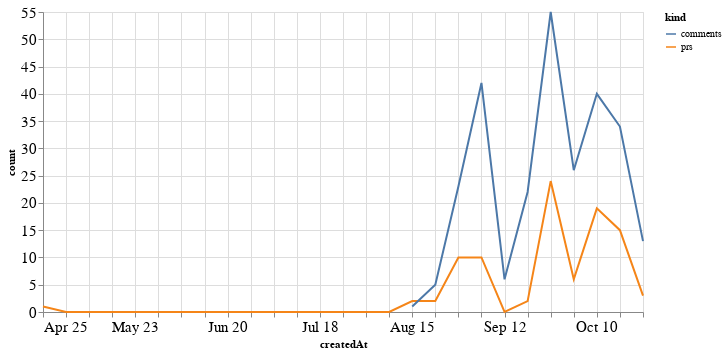

Write notebook code for a chart like this one.
### Code cell
alt.Chart(total_time, width=600).mark_line().encode(
    x='createdAt',
    y='count',
    color='kind'
)

### Figure 1 — Vega-Lite specification as saved in the notebook (floating-point values rounded to 4 significant figures)
{"config": {"axisLeft": {"labelFontSize": 15}, "axisBottom": {"labelFontSize": 15}}, "data": {"name": "data-63cd91bcf2f0671a3e21083aadc12cf5"}, "mark": "line", "encoding": {"color": {"type": "nominal", "field": "kind"}, "x": {"type": "temporal", "field": "createdAt"}, "y": {"type": "quantitative", "field": "count"}}, "width": 600, "$schema": "https://vega.github.io/schema/vega-lite/v4.8.1.json", "datasets": {"data-63cd91bcf2f0671a3e21083aadc12cf5": [{"createdAt": "2021-04-25T00:00:00", "kind": "prs", "count": 1.0}, {"createdAt": "2021-05-02T00:00:00", "kind": "prs", "count": 0.0}, {"createdAt": "2021-05-09T00:00:00", "kind": "prs", "count": 0.0}, {"createdAt": "2021-05-16T00:00:00", "kind": "prs", "count": 0.0}, {"createdAt": "2021-05-23T00:00:00", "kind": "prs", "count": 0.0}, {"createdAt": "2021-05-30T00:00:00", "kind": "prs", "count": 0.0}, {"createdAt": "2021-06-06T00:00:00", "kind": "prs", "count": 0.0}, {"createdAt": "2021-06-13T00:00:00", "kind": "prs", "count": 0.0}, {"createdAt": "2021-06-20T00:00:00", "kind": "prs", "count": 0.0}, {"createdAt": "2021-06-27T00:00:00", "kind": "prs", "count": 0.0}, {"createdAt": "2021-07-04T00:00:00", "kind": "prs", "count": 0.0}, {"createdAt": "2021-07-11T00:00:00", "kind": "prs", "count": 0.0}, {"createdAt": "2021-07-18T00:00:00", "kind": "prs", "count": 0.0}, {"createdAt": "2021-07-25T00:00:00", "kind": "prs", "count": 0.0}, {"createdAt": "2021-08-01T00:00:00", "kind": "prs", "count": 0.0}, {"createdAt": "2021-08-08T00:00:00", "kind": "prs", "count": 0.0}, {"createdAt": "2021-08-15T00:00:00", "kind": "prs", "count": 2.0}, {"createdAt": "2021-08-22T00:00:00", "kind": "prs", "count": 2.0}, {"createdAt": "2021-08-29T00:00:00", "kind": "prs", "count": 10.0}, {"createdAt": "2021-09-05T00:00:00", "kind": "prs", "count": 10.0}, {"createdAt": "2021-09-12T00:00:00", "kind": "prs", "count": 0.0}, {"createdAt": "2021-09-19T00:00:00", "kind": "prs", "count": 2.0}, {"createdAt": "2021-09-26T00:00:00", "kind": "prs", "count": 24.0}, {"createdAt": "2021-10-03T00:00:00", "kind": "prs", "count": 6.0}, {"createdAt": "2021-10-10T00:00:00", "kind": "prs", "count": 19.0}, {"createdAt": "2021-10-17T00:00:00", "kind": "prs", "count": 15.0}, {"createdAt": "2021-10-24T00:00:00", "kind": "prs", "count": 3.0}, {"createdAt": "2021-04-25T00:00:00", "kind": "comments", "count": null}, {"createdAt": "2021-05-02T00:00:00", "kind": "comments", "count": null}, {"createdAt": "2021-05-09T00:00:00", "kind": "comments", "count": null}, {"createdAt": "2021-05-16T00:00:00", "kind": "comments", "count": null}, {"createdAt": "2021-05-23T00:00:00", "kind": "comments", "count": null}, {"createdAt": "2021-05-30T00:00:00", "kind": "comments", "count": null}, {"createdAt": "2021-06-06T00:00:00", "kind": "comments", "count": null}, {"createdAt": "2021-06-13T00:00:00", "kind": "comments", "count": null}, {"createdAt": "2021-06-20T00:00:00", "kind": "comments", "count": null}, {"createdAt": "2021-06-27T00:00:00", "kind": "comments", "count": null}, {"createdAt": "2021-07-04T00:00:00", "kind": "comments", "count": null}, {"createdAt": "2021-07-11T00:00:00", "kind": "comments", "count": null}, {"createdAt": "2021-07-18T00:00:00", "kind": "comments", "count": null}, {"createdAt": "2021-07-25T00:00:00", "kind": "comments", "count": null}, {"createdAt": "2021-08-01T00:00:00", "kind": "comments", "count": null}, {"createdAt": "2021-08-08T00:00:00", "kind": "comments", "count": null}, {"createdAt": "2021-08-15T00:00:00", "kind": "comments", "count": 1.0}, {"createdAt": "2021-08-22T00:00:00", "kind": "comments", "count": 5.0}, {"createdAt": "2021-08-29T00:00:00", "kind": "comments", "count": 23.0}, {"createdAt": "2021-09-05T00:00:00", "kind": "comments", "count": 42.0}, {"createdAt": "2021-09-12T00:00:00", "kind": "comments", "count": 6.0}, {"createdAt": "2021-09-19T00:00:00", "kind": "comments", "count": 22.0}, {"createdAt": "2021-09-26T00:00:00", "kind": "comments", "count": 55.0}, {"createdAt": "2021-10-03T00:00:00", "kind": "comments", "count": 26.0}, {"createdAt": "2021-10-10T00:00:00", "kind": "comments", "count": 40.0}, {"createdAt": "2021-10-17T00:00:00", "kind": "comments", "count": 34.0}, {"createdAt": "2021-10-24T00:00:00", "kind": "comments", "count": 13.0}]}}
